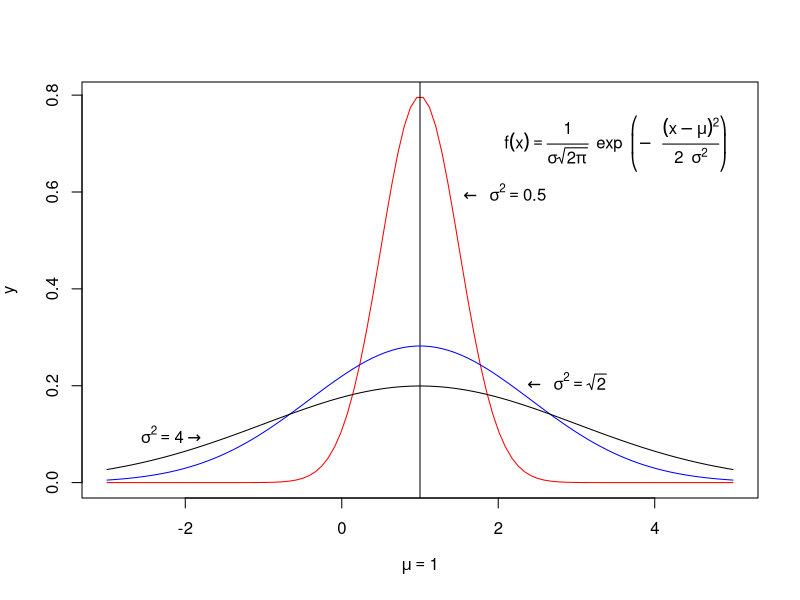

R code for this plot:
# TODO: Add comment
# 
# Author: ortellic
###############################################################################


x <- seq(-3,5,length.out = 100)

pdf(file="grafici/convergenzaDensityMedia.pdf")
y <- dnorm(x,mean=1,sd=2/4)
plot(x,y,xlab=expression(mu==1),type="l",col="red",ylab=expression(y))
# abline(v=1,col="red")
abline(v=1)

y <- dnorm(x,mean=1,sd=sqrt(2))

# lines(x,y,type="l",lty=2)
lines(x,y,type="l",col="blue")

y <- dnorm(x,mean=1,sd=2)
lines(x,y,type="l")

text(3.5, 0.7, 
		expression(f(x)==frac(1, sigma*sqrt(2*pi))~ ~exp~ ~
						bgroup("(",-~ ~frac((x-mu)^2, 2~ ~sigma^2),")")
		)
		,cex = 1
)

text(2, 0.6, expression(phantom(0) %<-%~ ~sigma^2==0.5),cex = 1)
text(2.8, 0.21, expression(phantom(0) %<-%~ ~sigma^2==sqrt(2)),cex = 1)
text(-2.1, 0.1, expression(sigma^2==4 %->% phantom(0)),cex = 1)

dev.off()